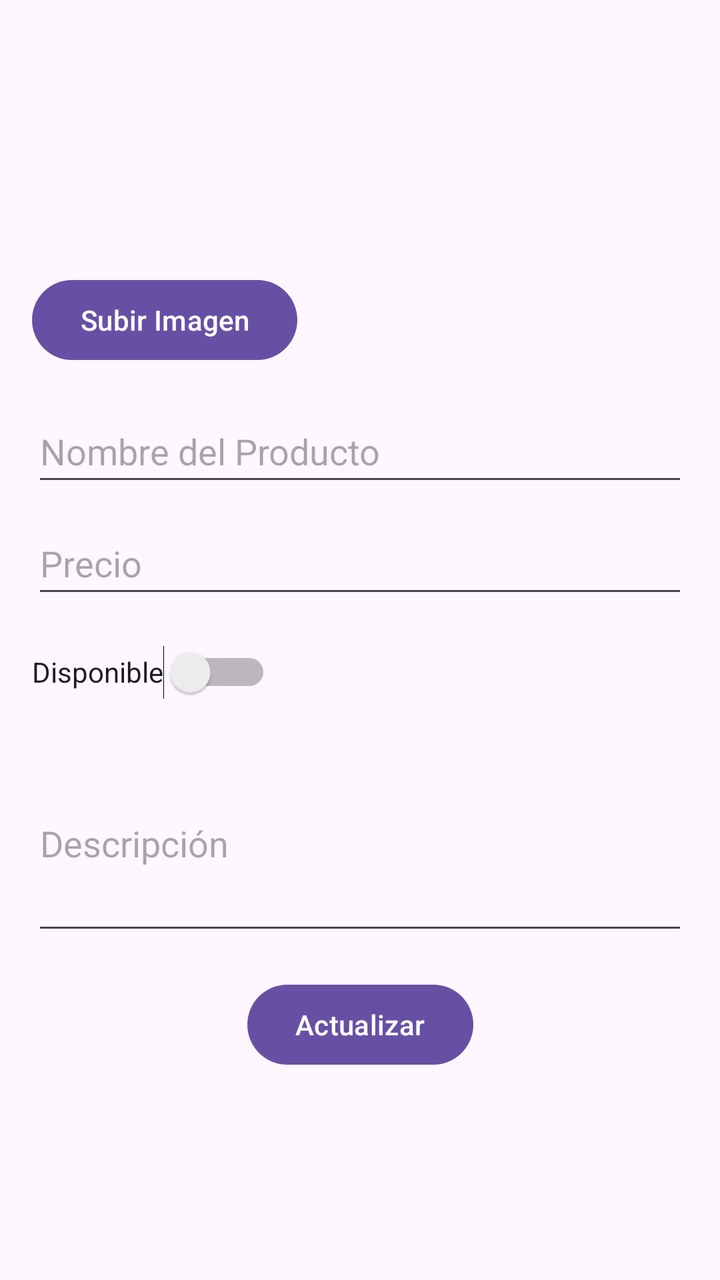
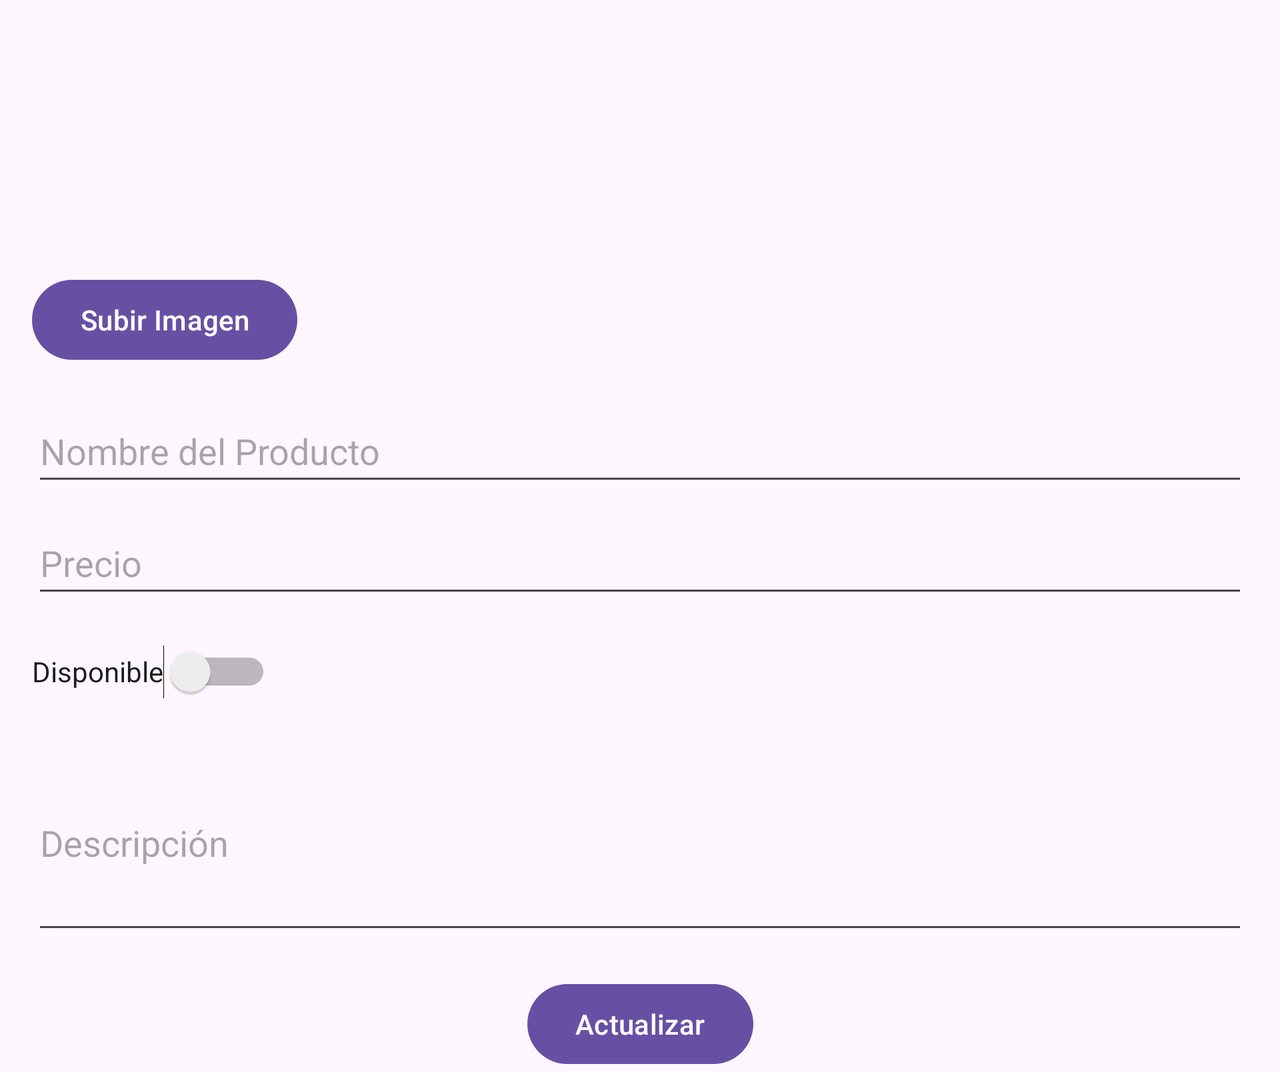

The same Android screen from two of the app's own layout files: first res/layout/ as a phone draws it, then the repository's variant for another configuration, drawn on a device whose configuration selects that folder. Both files follow.
<!-- AndroidManifest.xml: application theme Theme.UTShop -->
<!-- res/layout/activity_edit_product.xml -->
<?xml version="1.0" encoding="utf-8"?>
<androidx.constraintlayout.widget.ConstraintLayout xmlns:android="http://schemas.android.com/apk/res/android"
    xmlns:app="http://schemas.android.com/apk/res-auto"
    xmlns:tools="http://schemas.android.com/tools"
    android:layout_width="match_parent"
    android:layout_height="match_parent"
    tools:context=".ui.slideshow.NewProductActivity">

    <ImageView
        android:id="@+id/imageProduct"
        android:layout_width="100dp"
        android:layout_height="100dp"
        android:layout_marginStart="28dp"
        android:layout_marginTop="28dp"
        android:contentDescription="@string/product_image"
        app:layout_constraintStart_toStartOf="parent"
        app:layout_constraintTop_toTopOf="parent"
        app:srcCompat="@drawable/ic_launcher_background" />

    <Button
        android:id="@+id/buttonUploadImage"
        android:layout_width="wrap_content"
        android:layout_height="wrap_content"
        android:layout_marginStart="16dp"
        android:layout_marginTop="8dp"
        android:text="@string/upload_image"
        app:layout_constraintStart_toStartOf="parent"
        app:layout_constraintTop_toBottomOf="@id/imageProduct" />

    <EditText
        android:id="@+id/editTextProductName"
        android:layout_width="0dp"
        android:layout_height="48dp"
        android:hint="@string/product_name"
        app:layout_constraintTop_toBottomOf="@id/buttonUploadImage"
        app:layout_constraintStart_toStartOf="parent"
        app:layout_constraintEnd_toEndOf="parent"
        android:layout_marginTop="16dp"
        android:layout_marginStart="16dp"
        android:layout_marginEnd="16dp" />

    <EditText
        android:id="@+id/editTextProductPrice"
        android:layout_width="0dp"
        android:layout_height="48dp"
        android:hint="@string/product_price"
        android:inputType="numberDecimal"
        app:layout_constraintTop_toBottomOf="@id/editTextProductName"
        app:layout_constraintStart_toStartOf="parent"
        app:layout_constraintEnd_toEndOf="parent"
        android:layout_marginTop="8dp"
        android:layout_marginStart="16dp"
        android:layout_marginEnd="16dp" />

    <Switch
        android:id="@+id/switchProductAvailability"
        android:layout_width="wrap_content"
        android:layout_height="48dp"
        android:text="@string/product_availability"
        app:layout_constraintTop_toBottomOf="@id/editTextProductPrice"
        app:layout_constraintStart_toStartOf="parent"
        android:layout_marginTop="8dp"
        android:layout_marginStart="16dp" />

    <EditText
        android:id="@+id/editTextProductDescription"
        android:layout_width="0dp"
        android:layout_height="wrap_content"
        android:hint="@string/product_description"
        android:inputType="textMultiLine"
        android:minLines="4"
        android:maxLines="10"
        android:scrollbars="vertical"
        app:layout_constraintTop_toBottomOf="@id/switchProductAvailability"
        app:layout_constraintStart_toStartOf="parent"
        app:layout_constraintEnd_toEndOf="parent"
        android:layout_marginTop="8dp"
        android:layout_marginStart="16dp"
        android:layout_marginEnd="16dp"
        android:layout_marginBottom="16dp" />

    <Button
        android:id="@+id/buttonSaveProduct"
        android:layout_width="wrap_content"
        android:layout_height="wrap_content"
        android:text="Actualizar"
        app:layout_constraintTop_toBottomOf="@id/editTextProductDescription"
        app:layout_constraintEnd_toEndOf="parent"
        app:layout_constraintStart_toStartOf="parent"
        android:layout_marginTop="16dp"/>


</androidx.constraintlayout.widget.ConstraintLayout>
<!-- resources referenced by this layout -->
<resources>
  <string name="product_availability">Disponible</string>
  <string name="product_description">Descripción</string>
  <string name="product_image">Imagen del Producto</string>
  <string name="product_name">Nombre del Producto</string>
  <string name="product_price">Precio</string>
  <string name="upload_image">Subir Imagen</string>
  <!-- from res/values-v23/ -->
  <style name="Theme.UTShop" parent="Base.Theme.UTShop">
          
          <item name="android:navigationBarColor">@android:color/transparent</item>
          <item name="android:statusBarColor">@android:color/transparent</item>
          <item name="android:windowLightStatusBar">?attr/isLightTheme</item>
      </style>
  <style name="Base.Theme.UTShop" parent="Theme.Material3.DayNight.NoActionBar">
          
          
      </style>
</resources>
<!-- res/layout-land/activity_edit_product.xml (the repository's variant of the layout above) -->
<!-- drawn on the phone turned sideways -->
<?xml version="1.0" encoding="utf-8"?>
<androidx.core.widget.NestedScrollView xmlns:android="http://schemas.android.com/apk/res/android"
xmlns:app="http://schemas.android.com/apk/res-auto"
xmlns:tools="http://schemas.android.com/tools"
android:layout_width="match_parent"
android:layout_height="match_parent"
tools:context=".ui.slideshow.NewProductActivity">

    <androidx.constraintlayout.widget.ConstraintLayout xmlns:android="http://schemas.android.com/apk/res/android"
        xmlns:app="http://schemas.android.com/apk/res-auto"
        xmlns:tools="http://schemas.android.com/tools"
        android:layout_width="match_parent"
        android:layout_height="match_parent"
        tools:context=".ui.slideshow.NewProductActivity">

        <ImageView
            android:id="@+id/imageProduct"
            android:layout_width="100dp"
            android:layout_height="100dp"
            android:layout_marginStart="28dp"
            android:layout_marginTop="28dp"
            android:contentDescription="@string/product_image"
            app:layout_constraintStart_toStartOf="parent"
            app:layout_constraintTop_toTopOf="parent"
            app:srcCompat="@drawable/ic_launcher_background" />

        <Button
            android:id="@+id/buttonUploadImage"
            android:layout_width="wrap_content"
            android:layout_height="wrap_content"
            android:layout_marginStart="16dp"
            android:layout_marginTop="8dp"
            android:text="@string/upload_image"
            app:layout_constraintStart_toStartOf="parent"
            app:layout_constraintTop_toBottomOf="@id/imageProduct" />

        <EditText
            android:id="@+id/editTextProductName"
            android:layout_width="0dp"
            android:layout_height="48dp"
            android:hint="@string/product_name"
            app:layout_constraintTop_toBottomOf="@id/buttonUploadImage"
            app:layout_constraintStart_toStartOf="parent"
            app:layout_constraintEnd_toEndOf="parent"
            android:layout_marginTop="16dp"
            android:layout_marginStart="16dp"
            android:layout_marginEnd="16dp" />

        <EditText
            android:id="@+id/editTextProductPrice"
            android:layout_width="0dp"
            android:layout_height="48dp"
            android:hint="@string/product_price"
            android:inputType="numberDecimal"
            app:layout_constraintTop_toBottomOf="@id/editTextProductName"
            app:layout_constraintStart_toStartOf="parent"
            app:layout_constraintEnd_toEndOf="parent"
            android:layout_marginTop="8dp"
            android:layout_marginStart="16dp"
            android:layout_marginEnd="16dp" />

        <Switch
            android:id="@+id/switchProductAvailability"
            android:layout_width="wrap_content"
            android:layout_height="48dp"
            android:text="@string/product_availability"
            app:layout_constraintTop_toBottomOf="@id/editTextProductPrice"
            app:layout_constraintStart_toStartOf="parent"
            android:layout_marginTop="8dp"
            android:layout_marginStart="16dp" />

        <EditText
            android:id="@+id/editTextProductDescription"
            android:layout_width="0dp"
            android:layout_height="wrap_content"
            android:hint="@string/product_description"
            android:inputType="textMultiLine"
            android:minLines="4"
            android:maxLines="10"
            android:scrollbars="vertical"
            app:layout_constraintTop_toBottomOf="@id/switchProductAvailability"
            app:layout_constraintStart_toStartOf="parent"
            app:layout_constraintEnd_toEndOf="parent"
            android:layout_marginTop="8dp"
            android:layout_marginStart="16dp"
            android:layout_marginEnd="16dp"
            android:layout_marginBottom="16dp" />

        <Button
            android:id="@+id/buttonSaveProduct"
            android:layout_width="wrap_content"
            android:layout_height="wrap_content"
            android:text="Actualizar"
            app:layout_constraintTop_toBottomOf="@id/editTextProductDescription"
            app:layout_constraintEnd_toEndOf="parent"
            app:layout_constraintStart_toStartOf="parent"
            android:layout_marginTop="16dp"/>


    </androidx.constraintlayout.widget.ConstraintLayout>



</androidx.core.widget.NestedScrollView>
